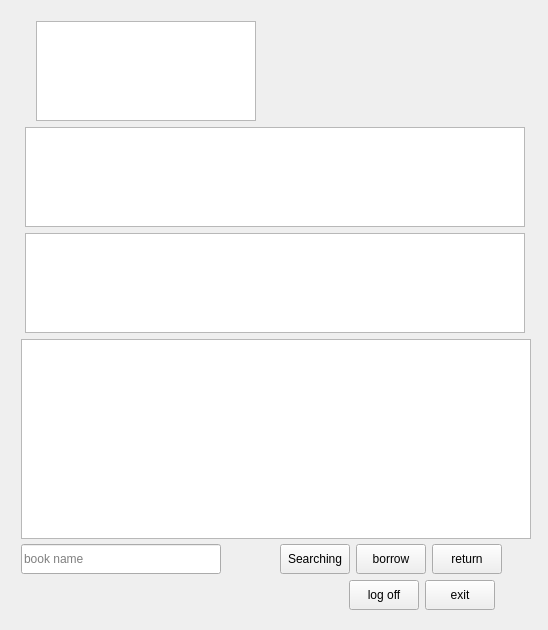
<?xml version="1.0" encoding="UTF-8"?>
<ui version="4.0">
 <class>GuestGUIWidget</class>
 <widget class="QWidget" name="GuestGUIWidget">
  <property name="geometry">
   <rect>
    <x>0</x>
    <y>0</y>
    <width>548</width>
    <height>630</height>
   </rect>
  </property>
  <property name="windowTitle">
   <string>GuestGUIWidget</string>
  </property>
  <widget class="QWidget" name="layoutWidget">
   <property name="geometry">
    <rect>
     <x>10</x>
     <y>10</y>
     <width>531</width>
     <height>611</height>
    </rect>
   </property>
   <layout class="QVBoxLayout" name="verticalLayout">
    <item>
     <layout class="QHBoxLayout" name="horizontalLayout_6">
      <item>
       <spacer name="horizontalSpacer_11">
        <property name="orientation">
         <enum>Qt::Horizontal</enum>
        </property>
        <property name="sizeType">
         <enum>QSizePolicy::Preferred</enum>
        </property>
        <property name="sizeHint" stdset="0">
         <size>
          <width>15</width>
          <height>20</height>
         </size>
        </property>
       </spacer>
      </item>
      <item>
       <widget class="QTableView" name="userInformationTableView">
        <property name="minimumSize">
         <size>
          <width>220</width>
          <height>100</height>
         </size>
        </property>
        <property name="maximumSize">
         <size>
          <width>220</width>
          <height>100</height>
         </size>
        </property>
       </widget>
      </item>
      <item>
       <spacer name="horizontalSpacer_10">
        <property name="orientation">
         <enum>Qt::Horizontal</enum>
        </property>
        <property name="sizeHint" stdset="0">
         <size>
          <width>40</width>
          <height>20</height>
         </size>
        </property>
       </spacer>
      </item>
     </layout>
    </item>
    <item>
     <layout class="QHBoxLayout" name="horizontalLayout_3">
      <item>
       <spacer name="horizontalSpacer_8">
        <property name="orientation">
         <enum>Qt::Horizontal</enum>
        </property>
        <property name="sizeHint" stdset="0">
         <size>
          <width>40</width>
          <height>20</height>
         </size>
        </property>
       </spacer>
      </item>
      <item>
       <widget class="QTableView" name="book1TableView">
        <property name="minimumSize">
         <size>
          <width>500</width>
          <height>100</height>
         </size>
        </property>
        <property name="maximumSize">
         <size>
          <width>500</width>
          <height>100</height>
         </size>
        </property>
       </widget>
      </item>
      <item>
       <spacer name="horizontalSpacer_9">
        <property name="orientation">
         <enum>Qt::Horizontal</enum>
        </property>
        <property name="sizeHint" stdset="0">
         <size>
          <width>40</width>
          <height>20</height>
         </size>
        </property>
       </spacer>
      </item>
     </layout>
    </item>
    <item>
     <layout class="QHBoxLayout" name="horizontalLayout_5">
      <item>
       <spacer name="horizontalSpacer_7">
        <property name="orientation">
         <enum>Qt::Horizontal</enum>
        </property>
        <property name="sizeHint" stdset="0">
         <size>
          <width>40</width>
          <height>20</height>
         </size>
        </property>
       </spacer>
      </item>
      <item>
       <widget class="QTableView" name="book2TableView">
        <property name="minimumSize">
         <size>
          <width>500</width>
          <height>100</height>
         </size>
        </property>
        <property name="maximumSize">
         <size>
          <width>500</width>
          <height>100</height>
         </size>
        </property>
       </widget>
      </item>
      <item>
       <spacer name="horizontalSpacer_6">
        <property name="orientation">
         <enum>Qt::Horizontal</enum>
        </property>
        <property name="sizeHint" stdset="0">
         <size>
          <width>40</width>
          <height>20</height>
         </size>
        </property>
       </spacer>
      </item>
     </layout>
    </item>
    <item>
     <layout class="QHBoxLayout" name="horizontalLayout_4">
      <item>
       <spacer name="horizontalSpacer_5">
        <property name="orientation">
         <enum>Qt::Horizontal</enum>
        </property>
        <property name="sizeHint" stdset="0">
         <size>
          <width>40</width>
          <height>20</height>
         </size>
        </property>
       </spacer>
      </item>
      <item>
       <widget class="QTableView" name="bookInformationTableView">
        <property name="minimumSize">
         <size>
          <width>510</width>
          <height>200</height>
         </size>
        </property>
        <property name="maximumSize">
         <size>
          <width>510</width>
          <height>200</height>
         </size>
        </property>
       </widget>
      </item>
      <item>
       <spacer name="horizontalSpacer_4">
        <property name="orientation">
         <enum>Qt::Horizontal</enum>
        </property>
        <property name="sizeHint" stdset="0">
         <size>
          <width>40</width>
          <height>20</height>
         </size>
        </property>
       </spacer>
      </item>
     </layout>
    </item>
    <item>
     <layout class="QHBoxLayout" name="horizontalLayout">
      <item>
       <spacer name="horizontalSpacer_13">
        <property name="orientation">
         <enum>Qt::Horizontal</enum>
        </property>
        <property name="sizeType">
         <enum>QSizePolicy::Preferred</enum>
        </property>
        <property name="sizeHint" stdset="0">
         <size>
          <width>10</width>
          <height>20</height>
         </size>
        </property>
       </spacer>
      </item>
      <item>
       <spacer name="horizontalSpacer_14">
        <property name="orientation">
         <enum>Qt::Horizontal</enum>
        </property>
        <property name="sizeType">
         <enum>QSizePolicy::Preferred</enum>
        </property>
        <property name="sizeHint" stdset="0">
         <size>
          <width>10</width>
          <height>20</height>
         </size>
        </property>
       </spacer>
      </item>
      <item>
       <widget class="QLineEdit" name="searchBookLineEdit">
        <property name="minimumSize">
         <size>
          <width>200</width>
          <height>30</height>
         </size>
        </property>
        <property name="maximumSize">
         <size>
          <width>200</width>
          <height>30</height>
         </size>
        </property>
        <property name="placeholderText">
         <string>book name</string>
        </property>
       </widget>
      </item>
      <item>
       <spacer name="horizontalSpacer">
        <property name="orientation">
         <enum>Qt::Horizontal</enum>
        </property>
        <property name="sizeType">
         <enum>QSizePolicy::Preferred</enum>
        </property>
        <property name="sizeHint" stdset="0">
         <size>
          <width>65</width>
          <height>20</height>
         </size>
        </property>
       </spacer>
      </item>
      <item>
       <widget class="QPushButton" name="searchingButton">
        <property name="minimumSize">
         <size>
          <width>70</width>
          <height>30</height>
         </size>
        </property>
        <property name="maximumSize">
         <size>
          <width>70</width>
          <height>30</height>
         </size>
        </property>
        <property name="text">
         <string>Searching</string>
        </property>
       </widget>
      </item>
      <item>
       <widget class="QPushButton" name="borrowButton">
        <property name="minimumSize">
         <size>
          <width>70</width>
          <height>30</height>
         </size>
        </property>
        <property name="maximumSize">
         <size>
          <width>70</width>
          <height>30</height>
         </size>
        </property>
        <property name="text">
         <string>borrow</string>
        </property>
       </widget>
      </item>
      <item>
       <widget class="QPushButton" name="returnButton">
        <property name="minimumSize">
         <size>
          <width>70</width>
          <height>30</height>
         </size>
        </property>
        <property name="maximumSize">
         <size>
          <width>70</width>
          <height>30</height>
         </size>
        </property>
        <property name="text">
         <string>return</string>
        </property>
       </widget>
      </item>
      <item>
       <spacer name="horizontalSpacer_12">
        <property name="orientation">
         <enum>Qt::Horizontal</enum>
        </property>
        <property name="sizeType">
         <enum>QSizePolicy::Preferred</enum>
        </property>
        <property name="sizeHint" stdset="0">
         <size>
          <width>40</width>
          <height>20</height>
         </size>
        </property>
       </spacer>
      </item>
     </layout>
    </item>
    <item>
     <layout class="QHBoxLayout" name="horizontalLayout_2">
      <item>
       <spacer name="horizontalSpacer_2">
        <property name="orientation">
         <enum>Qt::Horizontal</enum>
        </property>
        <property name="sizeHint" stdset="0">
         <size>
          <width>40</width>
          <height>20</height>
         </size>
        </property>
       </spacer>
      </item>
      <item>
       <widget class="QPushButton" name="logOffButton">
        <property name="minimumSize">
         <size>
          <width>70</width>
          <height>30</height>
         </size>
        </property>
        <property name="maximumSize">
         <size>
          <width>70</width>
          <height>30</height>
         </size>
        </property>
        <property name="text">
         <string>log off</string>
        </property>
       </widget>
      </item>
      <item>
       <widget class="QPushButton" name="exitButton">
        <property name="minimumSize">
         <size>
          <width>70</width>
          <height>30</height>
         </size>
        </property>
        <property name="maximumSize">
         <size>
          <width>70</width>
          <height>30</height>
         </size>
        </property>
        <property name="text">
         <string>exit</string>
        </property>
       </widget>
      </item>
      <item>
       <spacer name="horizontalSpacer_3">
        <property name="orientation">
         <enum>Qt::Horizontal</enum>
        </property>
        <property name="sizeType">
         <enum>QSizePolicy::Preferred</enum>
        </property>
        <property name="sizeHint" stdset="0">
         <size>
          <width>35</width>
          <height>20</height>
         </size>
        </property>
       </spacer>
      </item>
     </layout>
    </item>
   </layout>
  </widget>
 </widget>
 <layoutdefault spacing="6" margin="11"/>
 <resources/>
 <connections/>
</ui>
